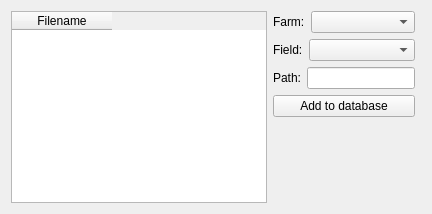
      <widget class="QWidget" name="tabFileAdmin">
       <attribute name="title">
        <string>File administration</string>
       </attribute>
       <layout class="QHBoxLayout" name="horizontalLayoutFileAdmin">
        <property name="spacing">
         <number>6</number>
        </property>
        <property name="leftMargin">
         <number>11</number>
        </property>
        <property name="topMargin">
         <number>11</number>
        </property>
        <property name="rightMargin">
         <number>11</number>
        </property>
        <property name="bottomMargin">
         <number>11</number>
        </property>
        <item>
         <widget class="QTableWidget" name="unconnectedFieldsTable">
          <property name="minimumSize">
           <size>
            <width>200</width>
            <height>0</height>
           </size>
          </property>
          <property name="selectionBehavior">
           <enum>QAbstractItemView::SelectItems</enum>
          </property>
          <column>
           <property name="text">
            <string>Filename</string>
           </property>
          </column>
         </widget>
        </item>
        <item>
         <layout class="QVBoxLayout" name="verticalLayoutFileAdminSelection">
          <property name="spacing">
           <number>6</number>
          </property>
          <item>
           <layout class="QHBoxLayout" name="horizontalLayoutFarm">
            <property name="spacing">
             <number>6</number>
            </property>
            <item>
             <widget class="QLabel" name="labelFileAdminFarm">
              <property name="text">
               <string>Farm:</string>
              </property>
             </widget>
            </item>
            <item>
             <widget class="QComboBox" name="comboBoxFileAdminFarm">
              <property name="sizePolicy">
               <sizepolicy hsizetype="Expanding" vsizetype="Fixed">
                <horstretch>1</horstretch>
                <verstretch>0</verstretch>
               </sizepolicy>
              </property>
             </widget>
            </item>
           </layout>
          </item>
          <item>
           <layout class="QHBoxLayout" name="horizontalLayoutField">
            <property name="spacing">
             <number>6</number>
            </property>
            <item>
             <widget class="QLabel" name="labelFileAdminField">
              <property name="text">
               <string>Field:</string>
              </property>
             </widget>
            </item>
            <item>
             <widget class="QComboBox" name="comboBoxFileAdminField">
              <property name="sizePolicy">
               <sizepolicy hsizetype="Expanding" vsizetype="Fixed">
                <horstretch>1</horstretch>
                <verstretch>0</verstretch>
               </sizepolicy>
              </property>
             </widget>
            </item>
           </layout>
          </item>
          <item>
           <layout class="QHBoxLayout" name="horizontalLayoutPath">
            <property name="spacing">
             <number>6</number>
            </property>
            <item>
             <widget class="QLabel" name="labelFileAdminPath">
              <property name="text">
               <string>Path:</string>
              </property>
             </widget>
            </item>
            <item>
             <widget class="QLineEdit" name="lineEditFileAdminPath">
              <property name="sizePolicy">
               <sizepolicy hsizetype="Expanding" vsizetype="Fixed">
                <horstretch>1</horstretch>
                <verstretch>0</verstretch>
               </sizepolicy>
              </property>
             </widget>
            </item>
           </layout>
          </item>
          <item>
           <widget class="QPushButton" name="pushButtonFileAdminAction">
            <property name="text">
             <string>Add to database</string>
            </property>
           </widget>
          </item>
          <item>
           <spacer name="verticalSpacerFileAdmin">
            <property name="orientation">
             <enum>Qt::Vertical</enum>
            </property>
            <property name="sizeHint" stdset="0">
             <size>
              <width>20</width>
              <height>40</height>
             </size>
            </property>
           </spacer>
          </item>
         </layout>
        </item>
        <item>
         <widget class="MapWidget" name="mapWidgetFileAdmin" native="true">
          <property name="sizePolicy">
           <sizepolicy hsizetype="Expanding" vsizetype="Expanding">
            <horstretch>1</horstretch>
            <verstretch>1</verstretch>
           </sizepolicy>
          </property>
         </widget>
        </item>
       </layout>
      </widget>
